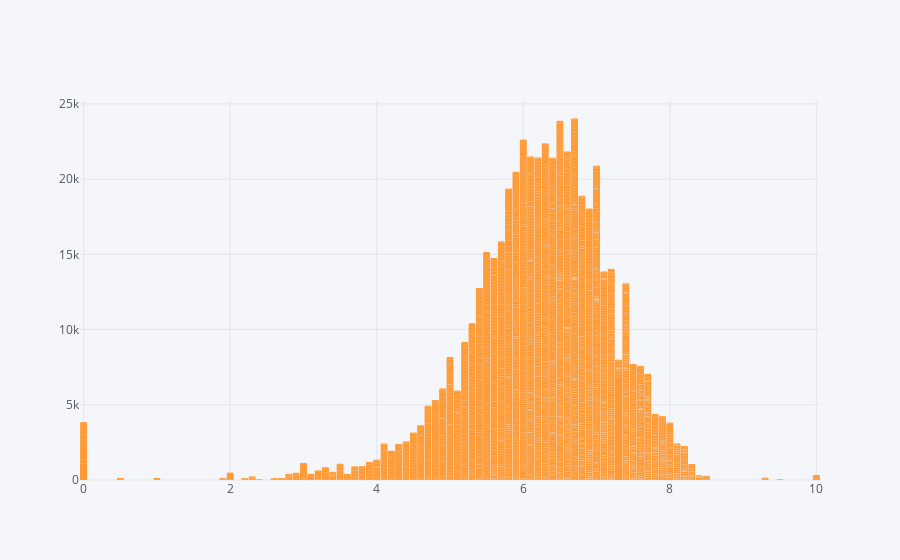

The cell this chart's notebook holds for it:
### Code cell
movies.iplot(kind='bar',x= 'vote_average', y = 'runtime')

### Figure 1 — Plotly figure (JSON) as saved in the notebook; plotly's stock layout.template omitted (floating-point values rounded to 4 significant figures; data arrays with more than 128 entries replaced by an {"elided": "..."} marker saying what was removed)
{"data": [{"marker": {"color": "rgba(255, 153, 51, 0.6)", "line": {"color": "rgba(255, 153, 51, 1.0)", "width": 1}}, "name": "runtime", "orientation": "v", "text": "", "type": "bar", "x": {"elided": "4803 float values"}, "y": {"elided": "4803 mixed values"}}], "layout": {"legend": {"bgcolor": "#F5F6F9", "font": {"color": "#4D5663"}}, "paper_bgcolor": "#F5F6F9", "plot_bgcolor": "#F5F6F9", "titlefont": {"color": "#4D5663"}, "xaxis1": {"gridcolor": "#E1E5ED", "showgrid": true, "tickfont": {"color": "#4D5663"}, "title": "", "titlefont": {"color": "#4D5663"}, "zerolinecolor": "#E1E5ED"}, "yaxis1": {"gridcolor": "#E1E5ED", "showgrid": true, "tickfont": {"color": "#4D5663"}, "title": "", "titlefont": {"color": "#4D5663"}, "zerolinecolor": "#E1E5ED"}}}
